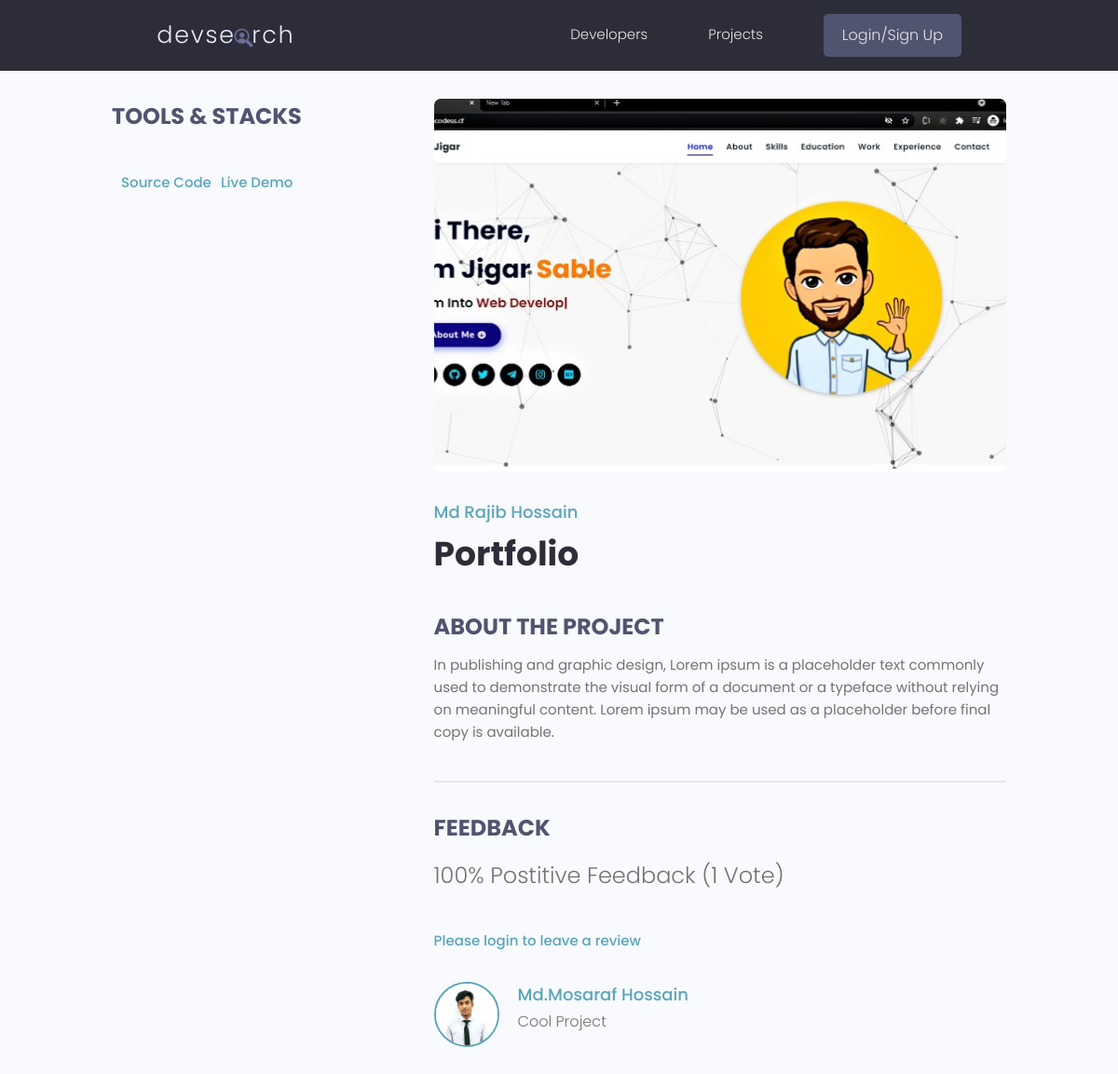
The app's page /projects/project/cef13a99b67b470ba2a9331d1c90c507/ with its own data.
### projects/models.py (models this page shows, shortened)
class Project(models.Model):
    owner = models.ForeignKey(Profile, null=True, blank=True, on_delete=models.SET_NULL)
    title = models.CharField(max_length=200)
    description = models.TextField(null=True, blank=True)
    featured_image = models.ImageField(null=True, blank=True, default='default.jpg')
    demo_link = models.CharField(max_length=2000, null=True, blank=True)
    source_link = models.CharField(max_length=2000, null=True, blank=True)
    vote_total = models.IntegerField(default=0, null=True, blank=True)
    vote_ratio = models.IntegerField(default=0, null=True, blank=True)
    tags = models.ManyToManyField('Tag', blank=True)
    created = models.DateTimeField(auto_now_add=True)
    id = models.UUIDField(default=uuid.uuid4, unique=True, primary_key=True, editable=False)
    class Meta:
        ordering = ['-vote_ratio', '-vote_total', 'title']
    @property
    def reviewers(self):
        queeyset = self.review_set.all().values_list('owner__id', flat=True)
        return queeyset

class Review(models.Model):
    VOTE_TYPE = (
        ('up', 'Up Vote'),
        ('down', 'Down Vote'),
    )
    owner = models.ForeignKey(Profile, on_delete=models.CASCADE, null=True)
    project = models.ForeignKey(Project, on_delete=models.CASCADE)
    body = models.TextField(null=True, blank=True)
    value = models.CharField(max_length=200, choices=VOTE_TYPE)
    created = models.DateTimeField(auto_now_add=True)
    id = models.UUIDField(default=uuid.uuid4, unique=True, primary_key=True, editable=False)
    class Meta:
        unique_together = [['owner', 'project']]

### users/models.py (models this page shows, shortened)
class Profile(models.Model):
    user = models.OneToOneField(
        User, on_delete=models.CASCADE, null=True, blank=True)
    name = models.CharField(max_length=200, blank=True, null=True)
    username = models.CharField(max_length=200, blank=True, null=True)
    location = models.CharField(max_length=200, blank=True, null=True)
    email = models.EmailField(max_length=500, blank=True, null=True)
    short_intro = models.CharField(max_length=200, blank=True, null=True)
    bio = models.TextField(blank=True, null=True)
    profile_image = models.ImageField(null=True, blank=True, upload_to='profiles/', default='profiles/user-default.png')
    social_github = models.CharField(max_length=200, blank=True, null=True)
    social_twitter = models.CharField(max_length=200, blank=True, null=True)
    social_linkedin = models.CharField(max_length=200, blank=True, null=True)
    social_youtube = models.CharField(max_length=200, blank=True, null=True)
    social_website = models.CharField(max_length=200, blank=True, null=True)
    created = models.DateField(auto_now_add=True)
    id = models.UUIDField(default=uuid.uuid4, unique=True, primary_key=True, editable=False)

### projects/views.py (the view, shortened to what this page needs)
# urls.py: path('project/<str:pk>/', views.project, name="project"),
def project(request, pk):
    projectObj = Project.objects.get(id=pk)
    form = ReviewForm()
    return render(request, 'projects/single-project.html', {'project': projectObj, 'form': form})

### projects/templates/projects/single-project.html (shortened to what this page needs)
{% extends 'main.html' %}
{% block content %}
    <main class="singleProject my-md">
        <div class="container">
          <div class="layout">
            <div class="column column--1of3">
              <h3 class="singleProject__subtitle">Tools & Stacks</h3>
              {% if project.source_link %}
              <a class="singleProject__liveLink" href="{{project.source_link}}" target="_blank">Source Code
              {% endif %}
              {% if project.demo_link %}
              <a class="singleProject__liveLink" href="{{project.demo_link}}" target="_blank">Live Demo
              {% endif %}
              </a>
            </div>
            <div class="column column--2of3">
              <img class="singleProject__preview" src="{{project.featured_image.url}}" alt="portfolio thumbnail" />
              <a href="{% url 'user-profile' project.owner.id %}" class="singleProject__developer">{{project.owner.name}}</a>
              <h2 class="singleProject__title">{{project.title}}</h2>
              <h3 class="singleProject__subtitle">About the Project</h3>
              <div class="singleProject__info">
                {{project.description}}
              </div>
              <div class="comments">
                <h3 class="singleProject__subtitle">Feedback</h3>
                <h5 class="project--rating">
                    {{project.vote_ratio}}% Postitive Feedback ({{project.vote_total}} Vote{{project.vote_total | pluralize:"s"}})
                </h5>
                {% if request.user.profile.id in project.reviewers %}
                  <p>You have already submitted review for this project</p>
                  {% elif request.user.profile == project.owner %}
                  <p>you cannot review your own work </p>
                 {% else %}
                  <a href="{% url 'login' %}?next={{request.path}}">Please login to leave a review</a>
                {% endif %}
                <div class="commentList">
                  {% for review in project.review_set.all %}
                  {% if review.body %}
                  <div class="comment">
                    <a href="{ url 'user-profile' review.owner.id }">
                      <img class="avatar avatar--md"
                        src="{{ review.owner.profile_image.url }}" alt="user" />
                    </a>
                    <div class="comment__details">
                      <a href="{ url 'user-profile' review.owner.id }" class="comment__author">{{review.owner.name}}</a>
                      <p class="comment__info">
                        {{review.body | linebreaks}}
                      </p>
                    </div>
                  </div>
                  {% endif %}
                  {% endfor %}
                </div>
              </div>
            </div>
          </div>
        </div>
      </main>
{% endblock content %}

### static/styles/app.css (style rules this page uses)
:root { --color-sub: #2d2d39; }
img { width: 100%; }
.singleProject .column--1of3 { order: 2; }
@media screen and (min-width: 1081px) { .singleProject .column--1of3 { order: 1; } }
@media screen and (min-width: 1081px) { .singleProject .column--2of3 { order: 2; } }
.singleProject__liveLink { font-weight: 500; transition: all 0.3s ease-in-out; border-bottom: 2px solid transparent; }
.singleProject__preview { height: 50vh; object-fit: cover; object-position: top center; margin-bottom: 3rem; border-radius: 0.7rem; }
.singleProject__developer { font-size: 1.8rem; font-weight: 500; }
.singleProject__title { font-size: 3.6rem; font-weight: 700; color: var(--color-sub); margin-bottom: 3rem; }
.project--rating { margin-bottom: 1.6em; margin-top: .5em; }
.singleProject__subtitle { text-transform: uppercase; font-size: 2.4rem; font-weight: 700; color: var(--color-sub-light); margin-bottom: 1rem; }
.comments { margin-top: 4rem; padding-top: 3rem; border-top: 2px solid var(--color-light); }
.commentList { margin: 3rem 0; }
.comment { display: flex; gap: 2rem; }
.comment__author { font-size: 1.8rem; }
.comment__info { font-size: 1.45rem; }

### static/uikit/styles/modules/_variables.css (style rules this page uses)
:root { --color-main: #5aa5b9; --color-main-light: #e6faff; --color-sub: #3f4156; --color-sub-light: #51546e; --color-sub-lighter: #ededfd; --color-text: #737373; --color-gray: #8b8b8b; --color-light: #e5e7eb; --color-light-gray: #767676; --color-bg: #f8fafd; --color-white: #fffefd; --color-white-light: #f3f3f3; --color-success: #359e64; --color-success-bg: #def8e8; --color-error: #fc4b0b; --color-error-bg: #fff2ee; --font-base: 'Poppins', arial, helvetica, 'Segoe UI', roboto, ubuntu, sans-serif; --font-monospace: 'Fira Code', 'Courier New', courier, monospace; --font-regular: 300; --font-medium: 500; --font-bold: 700; --generic-shadow: 1px 1px 5px #00000010; --generic-transition: all 0.3s ease-in-out; }

### static/uikit/styles/modules/_base.css (style rules this page uses)
* { margin: 0; padding: 0; box-sizing: border-box; text-rendering: optimizeLegibility; color: inherit; font-size: inherit; }
html { font-size: 50%; }
@media only screen and (min-width: 480px) { html { font-size: 56.25%; } }
@media only screen and (min-width: 1200px) { html { font-size: 62.5%; } }
body { line-height: 1.6; font-weight: 400; font-size: 1.5rem; color: var(--color-text); background-color: var(--color-bg); min-height: 100vh; }

### static/uikit/styles/modules/_typography.css (style rules this page uses)
* { font-family: var(--font-base); }
h2 { font-size: 3.6rem; font-weight: var(--font-bold); }
h3 { font-size: 3.2rem; font-weight: var(--font-medium); }
h5 { font-size: 2.4rem; font-weight: var(--font-medium); }
h5, h6 { font-weight: var(--font-regular); }
p, span, strong { font-size: 1.6rem; color: var(--color-text); font-weight: var(--font-regular); }
a { padding-bottom: 2px; text-decoration: none; display: inline-block; color: var(--color-main); font-weight: var(--font-medium); }

### static/uikit/styles/modules/_utilities.css (style rules this page uses)
.container { width: 92%; max-width: 165rem; margin: 0 auto; box-sizing: border-box; }
@media screen and (min-width: 1000px) { .container { width: 90%; } }
@media screen and (min-width: 1200px) { .container { width: 80%; } }
.my-md { margin: 3rem auto; }

### static/uikit/styles/modules/_avatar.css (style rules this page uses)
.avatar { border-radius: 50%; border: 2px solid var(--color-main); object-fit: cover; }
.avatar--md { height: 7rem; width: 7rem; }

### static/uikit/styles/modules/_layout.css (style rules this page uses)
.layout { display: flex; flex-flow: row wrap; justify-content: space-between; }
.layout > .column { margin-bottom: 3rem; }
.layout > .column.column--1of3 { flex-basis: 30%; }
.layout > .column.column--2of3 { flex-basis: 64%; }

### records on screen
Project: featured_image (picture), owner.name "Md Rajib Hossain", title "Portfolio", description "In publishing and graphic design, Lorem ipsum is a placeholder text commonly used to demonstrate the visual form of a document or a typeface without relying on meaningful content. Lorem ipsum may be used as a placeholder before final copy is available.", vote_ratio "100", vote_total "1"
Review: owner.profile_image (picture), owner.name "Md.Mosaraf Hossain", body "Cool Project"
